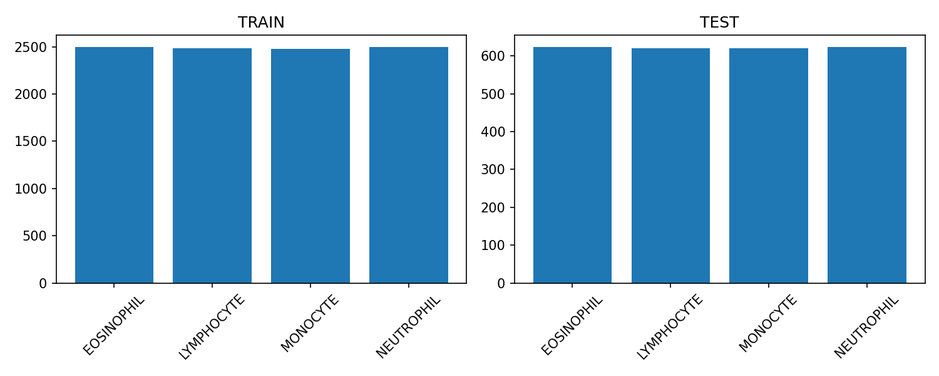
#> input picture results/figures/eda_class_counts.png, 939 x 376 px, shrunk from 1500 x 600 before the run
$ python make_report.py
#> lines starting #> are read from the running program, lines starting #| are printed output that depends on the picture
from __future__ import annotations

import math
import textwrap
from pathlib import Path

import matplotlib.pyplot as plt
import pandas as pd
from matplotlib.backends.backend_pdf import PdfPages


ROOT = Path(__file__).resolve().parents[1]
REPORT_MD = ROOT / "informe.md"
SUMMARY_CSV = ROOT / "results" / "tables" / "summary.csv"
FIGURES_DIR = ROOT / "results" / "figures"
OUTPUT_PDF = ROOT / "informe.pdf"


def add_text_page(pdf: PdfPages, title: str, body: str) -> None:
    fig = plt.figure(figsize=(8.27, 11.69))
    fig.text(0.08, 0.94, title, fontsize=16, weight="bold", va="top")
    wrapped = []
    for paragraph in body.splitlines():
        if not paragraph.strip():
            wrapped.append("")
        else:
            wrapped.extend(textwrap.wrap(paragraph, width=92))
    fig.text(0.08, 0.89, "\n".join(wrapped[:54]), fontsize=9.5, va="top")
    pdf.savefig(fig)
    plt.close(fig)


def add_table_page(pdf: PdfPages) -> None:
    fig, ax = plt.subplots(figsize=(11.69, 8.27))
    ax.axis("off")
    if not SUMMARY_CSV.exists():
        ax.text(0.02, 0.95, "Tabla resumen pendiente: ejecutar src/train.py para generar summary.csv.", fontsize=12)
    else:
        df = pd.read_csv(SUMMARY_CSV)
        keep = [
            "model",
            "parameters",
            "mean_epoch_time_sec",
            "best_val_accuracy",
            "test_accuracy",
            "epochs_to_80_val_accuracy",
            "lr",
        ]
        df = df[[column for column in keep if column in df.columns]].round(4)
        table = ax.table(cellText=df.values, colLabels=df.columns, loc="center")
        table.auto_set_font_size(False)
        table.set_fontsize(8)
        table.scale(1, 1.4)
        ax.set_title("Resultados comparativos", fontsize=14, weight="bold")
    pdf.savefig(fig)
    plt.close(fig)


def get_best_confusion_matrix() -> Path | None:
    if SUMMARY_CSV.exists():
        df = pd.read_csv(SUMMARY_CSV)
        if {"model", "test_accuracy"}.issubset(df.columns) and not df.empty:
            best_model = df.sort_values("test_accuracy", ascending=False).iloc[0]["model"]
            candidate = FIGURES_DIR / f"{best_model}_confusion_matrix.png"
            if candidate.exists():
                return candidate
    confusion = sorted(FIGURES_DIR.glob("*confusion_matrix.png"))
    return confusion[0] if confusion else None


def get_best_model_name() -> str | None:
    if SUMMARY_CSV.exists():
        df = pd.read_csv(SUMMARY_CSV)
        if {"model", "test_accuracy"}.issubset(df.columns) and not df.empty:
            return str(df.sort_values("test_accuracy", ascending=False).iloc[0]["model"])
    return None


def add_figure_page(pdf: PdfPages, image_path: Path, title: str) -> None:
    fig, ax = plt.subplots(figsize=(11.69, 8.27))
    ax.imshow(plt.imread(image_path))
    ax.axis("off")
    ax.set_title(title, fontsize=14, weight="bold")
    pdf.savefig(fig)
    plt.close(fig)


def add_figure_grid_page(pdf: PdfPages, title: str, figures: list[tuple[Path, str]]) -> None:
    figures = [(path, label) for path, label in figures if path.exists()]
    if not figures:
        return
    if len(figures) == 1:
        add_figure_page(pdf, figures[0][0], title)
        return

    cols = 2
    rows = math.ceil(len(figures) / cols)
    fig, axes = plt.subplots(rows, cols, figsize=(11.69, 8.27))
    flat_axes = list(axes.flat)
    for ax, (image_path, label) in zip(flat_axes, figures):
        ax.imshow(plt.imread(image_path))
        ax.axis("off")
        ax.set_title(label, fontsize=10, weight="bold")
    for ax in flat_axes[len(figures) :]:
        ax.axis("off")
    fig.suptitle(title, fontsize=14, weight="bold")
    fig.tight_layout()
    pdf.savefig(fig)
    plt.close(fig)


def main() -> None:
    text = REPORT_MD.read_text(encoding="utf-8") if REPORT_MD.exists() else ""
    with PdfPages(OUTPUT_PDF) as pdf:
        add_text_page(pdf, "Informe tecnico", text)
        add_table_page(pdf)
        add_figure_grid_page(
            pdf,
            "EDA",
            [
                (FIGURES_DIR / "eda_class_counts.png", "Distribucion de clases"),
                (FIGURES_DIR / "eda_samples.png", "Muestras por clase"),
            ],
        )
#> pass 2 of the loop in add_figure_grid_page, `for ax, (image_path, label) in zip(flat_axes, figures):`:
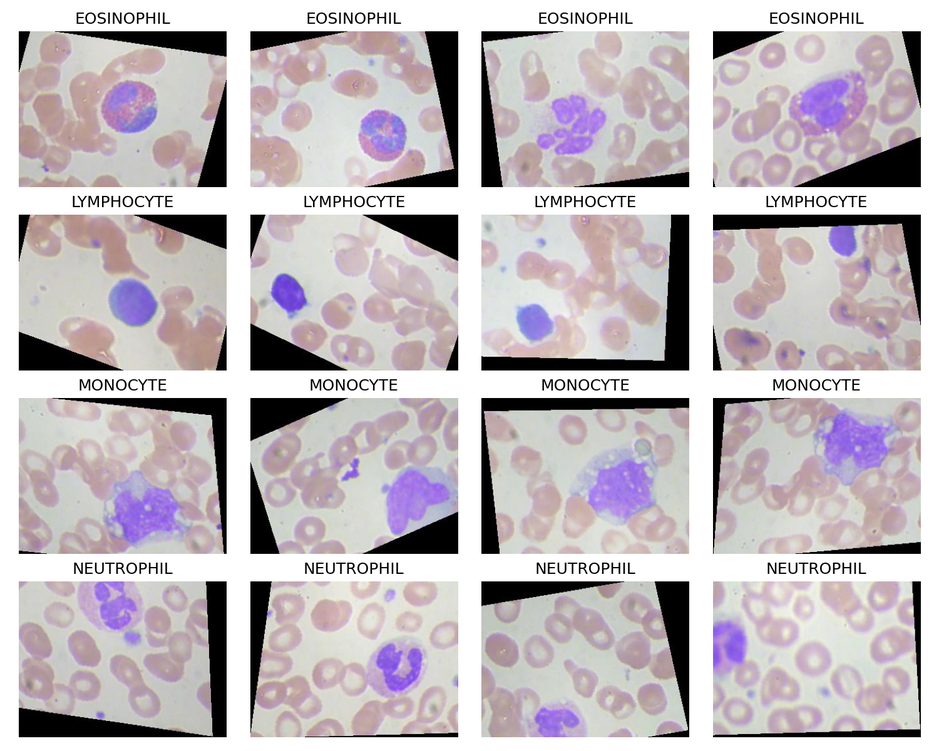
#> input picture results/figures/eda_samples.png, 939 x 751 px, shrunk from 1500 x 1200 before the run
#> in add_figure_grid_page, `pdf.savefig(fig)`:
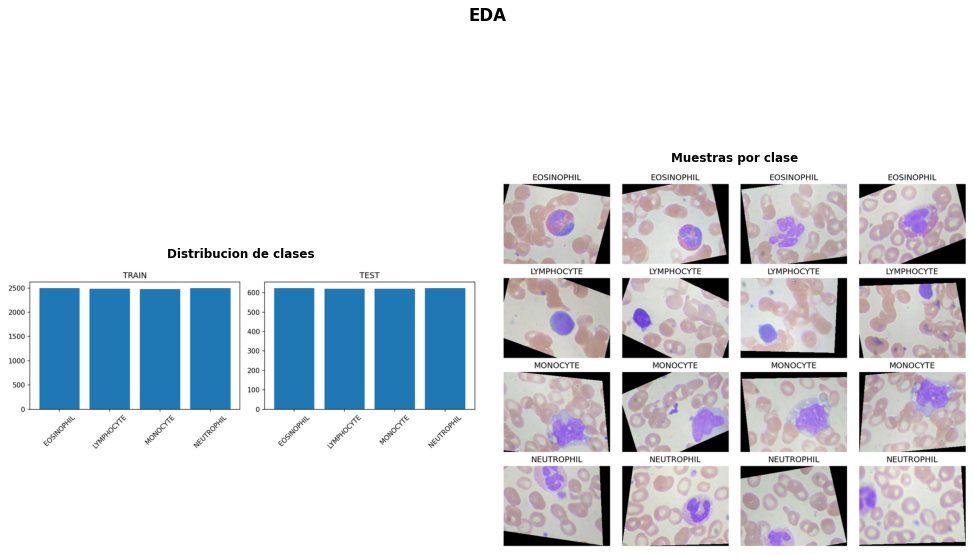
#> figure drawn by matplotlib, 2 panels
        add_figure_grid_page(
            pdf,
            "Tarea 1: modelos desde cero",
            [
                (FIGURES_DIR / "lenet_curves.png", "LeNet"),
                (FIGURES_DIR / "lenet_bn_curves.png", "LeNet+BN"),
                (FIGURES_DIR / "vgg11_curves.png", "VGG-11"),
                (FIGURES_DIR / "vgg11_bn_curves.png", "VGG-11+BN"),
            ],
        )
#> call 2 of add_figure_grid_page, with title = 'Tarea 1: modelos desde cero'
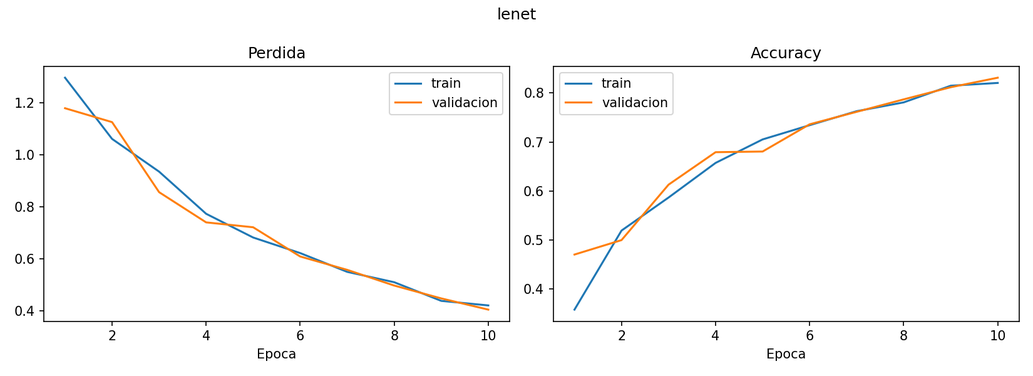
#> input picture results/figures/lenet_curves.png, 1033 x 376 px, shrunk from 1650 x 600 before the run
#> pass 2 of the loop in add_figure_grid_page, `for ax, (image_path, label) in zip(flat_axes, figures):`:
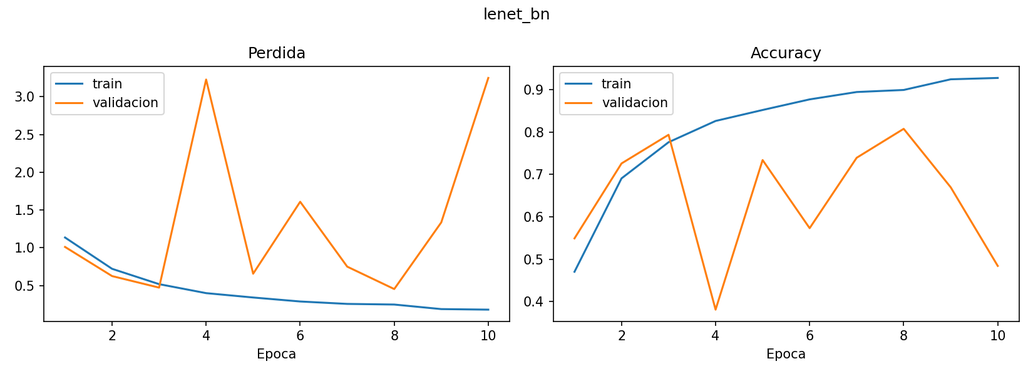
#> input picture results/figures/lenet_bn_curves.png, 1033 x 376 px, shrunk from 1650 x 600 before the run
#> in add_figure_grid_page (call 2), `pdf.savefig(fig)`:
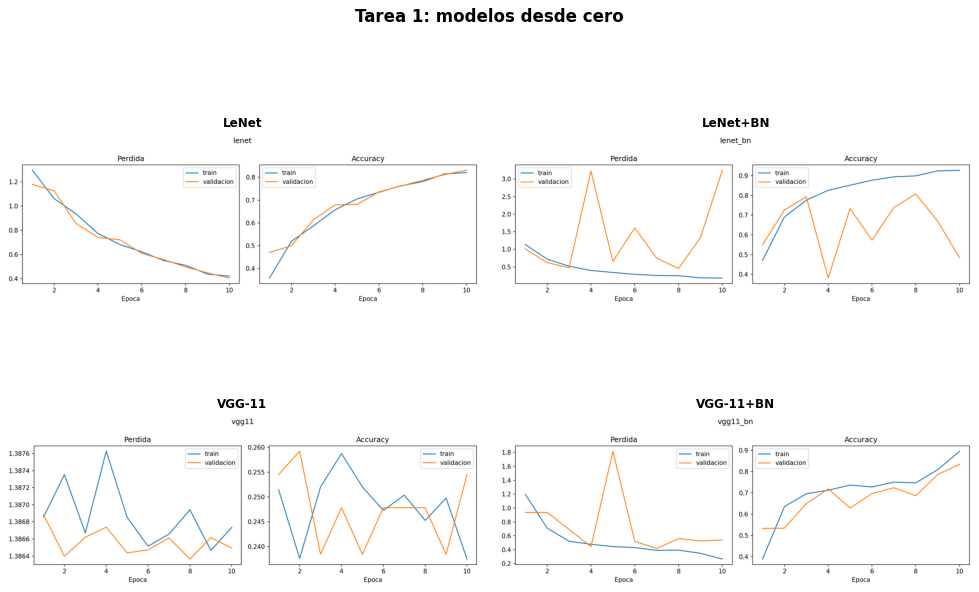
#> figure drawn by matplotlib, 4 panels
        add_figure_grid_page(
            pdf,
            "Tarea 2: Batch Normalization",
            [
                (FIGURES_DIR / "bn_loss_comparison.png", "BN controlado"),
                (FIGURES_DIR / "bn_high_lr_loss_comparison.png", "BN con LR alta"),
            ],
        )
        add_figure_grid_page(
            pdf,
            "Tarea 3: imagenes del notebook 03_transfer",
            [(FIGURES_DIR / f"{get_best_model_name()}_curves.png", "Mejor modelo")],
        )
        best_confusion = get_best_confusion_matrix()
        if best_confusion:
            add_figure_page(pdf, best_confusion, "Matriz de confusion del mejor modelo")
    print(f"Report written to {OUTPUT_PDF}")


if __name__ == "__main__":
    main()
